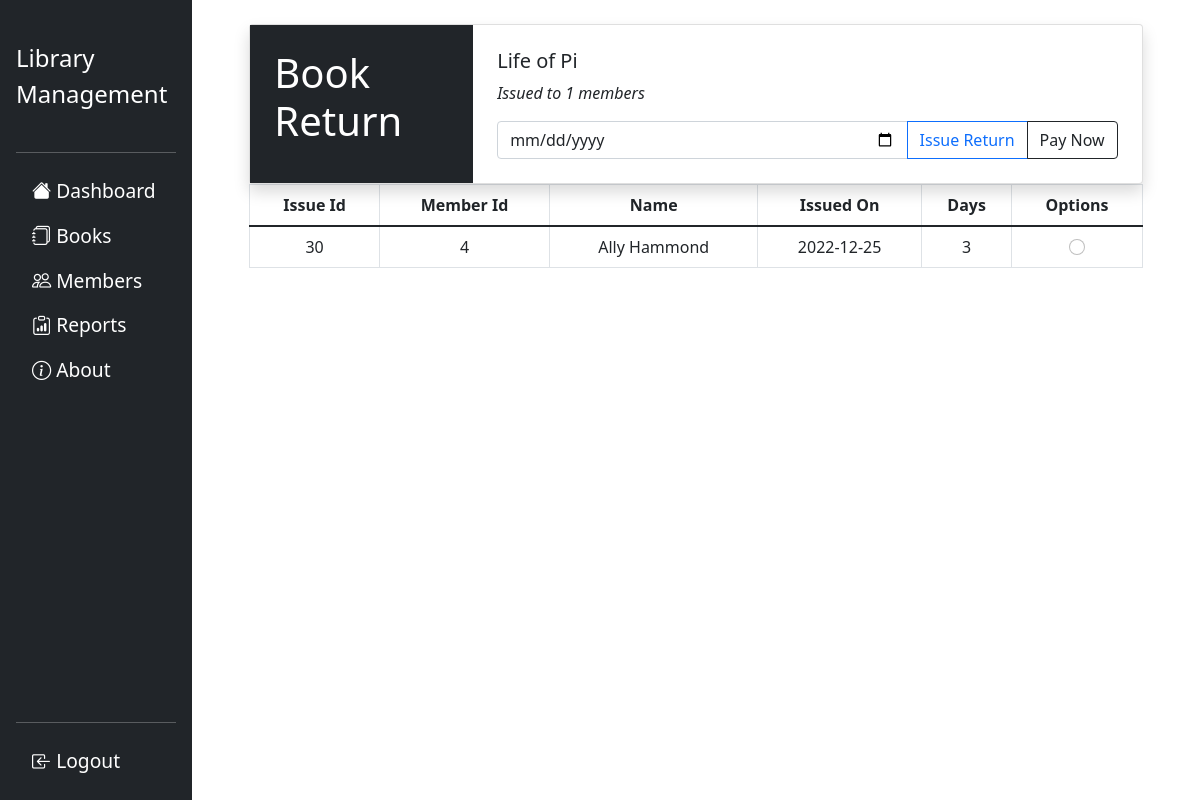
Page /issue_return/1226 (signed in) on the committed database.
### flasklib/models.py (models this page shows, shortened)
class Book(db.Model):
    bid=db.Column(db.Integer,primary_key=True)
    title=db.Column(db.String,nullable=False)
    authors=db.Column(db.String,nullable=False)
    average_rating=db.Column(db.String,nullable=False)
    isbn=db.Column(db.String,nullable=False)
    publisher=db.Column(db.String,nullable=False)
    publish_date=db.Column(db.String,nullable=False)
    quantity=db.Column(db.Integer,nullable=False,default=5)
    availability=db.Column(db.Integer,nullable=False,default=5)
    borrowers=db.Column(db.String,db.ForeignKey('member.mid'),default='')

class BookIssue(db.Model):
    issue_id=db.Column(db.Integer,primary_key=True)
    days=db.Column(db.Integer,nullable=False,default=7)
    bid=db.Column(db.Integer,nullable=False)
    mid=db.Column(db.Integer,db.ForeignKey('member.mid'),default='')
    issue_date=db.Column(db.DateTime,nullable=False,default=datetime.utcnow)
    due_date=db.Column(db.DateTime,nullable=False)
    fee=db.Column(db.Float)
    returned=db.Column(db.Boolean,nullable=False,default=0)

class Member(db.Model):
    mid=db.Column(db.Integer,primary_key=True)
    mname=db.Column(db.String(20),nullable=False)
    email=db.Column(db.String,unique=True,nullable=False)
    contact=db.Column(db.String(12),nullable=False)
    date_added=db.Column(db.DateTime,default=datetime.utcnow)
    debt=db.Column(db.Float,nullable=False,default=0)
    dues=db.Column(db.String,default='')
    books=db.relationship('Book',backref='issued_to',lazy=True)
    issues=db.relationship('BookIssue',backref='issues',lazy=True)

### flasklib/issues/routes.py (the view, shortened to what this page needs)
@issues.route("/issue_return/<int:bid>",methods=['GET','POST'])
@login_required
def issue_return(bid):
    form=IssueReturnForm()
    issues=BookIssue.query.filter_by(bid=bid,returned=0).all()
    book=Book.query.get(bid)
    return render_template('templates_issues/return.html',title='Issue a Book Return',form=form,issues=issues,book=book)

### flasklib/issues/forms.py (shortened to what this page needs)
class IssueReturnForm(FlaskForm):
    date=DateField('Date')
    memberRadio=StringField()

### flasklib/models.py (called while the page is built)
@login_manager.user_loader
def load_user(user_id):
    return Admin.query.get(int(user_id))

### flasklib/templates/templates_issues/return.html (shortened to what this page needs)
{% extends 'layout.html' %}
{% block content %}
<div class="container col-11">
    <div class="card shadow rounded">
        <div class="row g-0">
            <div class="col-md-3" style="background-color:rgb(33,37,41);">
                <h1 class="text-white m-4 display-6">Book Return</h1>
            </div>
            <div class="col-md-9 p-2">
                <div class="card-body">
                    <h5>{{ book.title }}</h5>
                    <p><em>Issued to {{ issues|length }} members</em></p>
                    <form class="d-grid" action="/issue_return/{{book.bid}}" method="POST" style="display: inline;">
                        <div class="input-group">
                            {{ form.date(class="form-control",type="date")}}
                            <input type="submit" name="submit_return" value="Issue Return"
                                class="btn btn-outline-primary">
                            <input type="submit" name="submit_return" value="Pay Now"
                                class="btn btn-outline-dark">
                        </div>
                </div>
            </div>
        </div>
    </div>
    {% if issues|length> 0 %}
    <div class="table-responsive container px-0">
        <table class="table align-middle table-bordered">
            <thead>
                <tr class="text-center">
                    <th scope="col">Issue Id</th>
                    <th scope="col">Member Id</th>
                    <th scope="col">Name</th>
                    <th scope="col">Issued On</th>
                    <th scope="col">Days</th>
                    <th scope="col">Options</th>
                </tr>
            </thead>
            <tbody>
                {% for issue in issues %}
                <tr class="text-center">
                    <td>{{ issue.issue_id }}</td>
                    <td>{{ issue.mid }}</td>
                    <td>{{ issue.issues.mname }}</td>
                    <td>{{ issue.issue_date.date() }}</td>
                    <td>{{ issue.days }}</td>
                    <td>
                        {{ form.memberRadio(class="form-check-input",type="radio",id="memberRadio",value=issue.mid) }}
                    </td>
                </tr>
                {% endfor %}
                {% endif %}
            </tbody>
        </table>
    </div>
</div>
{% endblock content %}

### rows in the picture
Book: title "Life of Pi"
BookIssue: issue_id "30", mid "4", issues.mname "Ally Hammond", issue_date "2022-12-25", days "3"

### other values in the picture
{{ issues|length }} "1"
